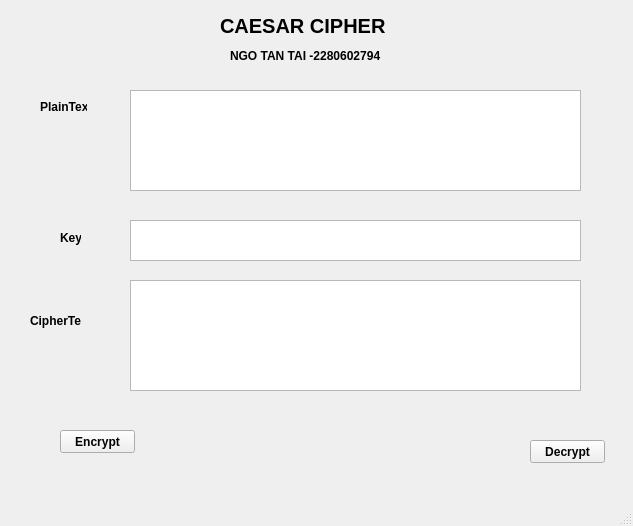
<?xml version="1.0" encoding="UTF-8"?>
<ui version="4.0">
 <class>MainWindow</class>
 <widget class="QMainWindow" name="MainWindow">
  <property name="geometry">
   <rect>
    <x>0</x>
    <y>0</y>
    <width>633</width>
    <height>526</height>
   </rect>
  </property>
  <property name="font">
   <font>
    <weight>75</weight>
    <bold>true</bold>
   </font>
  </property>
  <property name="windowTitle">
   <string>MainWindow</string>
  </property>
  <widget class="QWidget" name="centralwidget">
   <widget class="QLabel" name="CAESARCIPHER">
    <property name="geometry">
     <rect>
      <x>220</x>
      <y>0</y>
      <width>181</width>
      <height>51</height>
     </rect>
    </property>
    <property name="font">
     <font>
      <pointsize>15</pointsize>
     </font>
    </property>
    <property name="text">
     <string>CAESAR CIPHER</string>
    </property>
   </widget>
   <widget class="QLabel" name="label">
    <property name="geometry">
     <rect>
      <x>230</x>
      <y>20</y>
      <width>151</width>
      <height>71</height>
     </rect>
    </property>
    <property name="text">
     <string>NGO TAN TAI -2280602794</string>
    </property>
   </widget>
   <widget class="QLabel" name="label_2">
    <property name="geometry">
     <rect>
      <x>40</x>
      <y>100</y>
      <width>47</width>
      <height>13</height>
     </rect>
    </property>
    <property name="text">
     <string>PlainText</string>
    </property>
   </widget>
   <widget class="QLabel" name="label_3">
    <property name="geometry">
     <rect>
      <x>60</x>
      <y>230</y>
      <width>21</width>
      <height>16</height>
     </rect>
    </property>
    <property name="text">
     <string>Key</string>
    </property>
   </widget>
   <widget class="QLabel" name="label_4">
    <property name="geometry">
     <rect>
      <x>30</x>
      <y>310</y>
      <width>51</width>
      <height>21</height>
     </rect>
    </property>
    <property name="text">
     <string>CipherText</string>
    </property>
   </widget>
   <widget class="QPushButton" name="btn_encrypt">
    <property name="geometry">
     <rect>
      <x>60</x>
      <y>430</y>
      <width>75</width>
      <height>23</height>
     </rect>
    </property>
    <property name="text">
     <string>Encrypt</string>
    </property>
   </widget>
   <widget class="QPushButton" name="btn_decrypt">
    <property name="geometry">
     <rect>
      <x>530</x>
      <y>440</y>
      <width>75</width>
      <height>23</height>
     </rect>
    </property>
    <property name="text">
     <string>Decrypt</string>
    </property>
   </widget>
   <widget class="QTextEdit" name="PlainText">
    <property name="geometry">
     <rect>
      <x>130</x>
      <y>90</y>
      <width>451</width>
      <height>101</height>
     </rect>
    </property>
   </widget>
   <widget class="QTextEdit" name="key">
    <property name="geometry">
     <rect>
      <x>130</x>
      <y>220</y>
      <width>451</width>
      <height>41</height>
     </rect>
    </property>
   </widget>
   <widget class="QTextEdit" name="CipherText">
    <property name="geometry">
     <rect>
      <x>130</x>
      <y>280</y>
      <width>451</width>
      <height>111</height>
     </rect>
    </property>
   </widget>
  </widget>
  <widget class="QMenuBar" name="menubar">
   <property name="geometry">
    <rect>
     <x>0</x>
     <y>0</y>
     <width>633</width>
     <height>21</height>
    </rect>
   </property>
  </widget>
  <widget class="QStatusBar" name="statusbar"/>
 </widget>
 <resources/>
 <connections/>
</ui>
